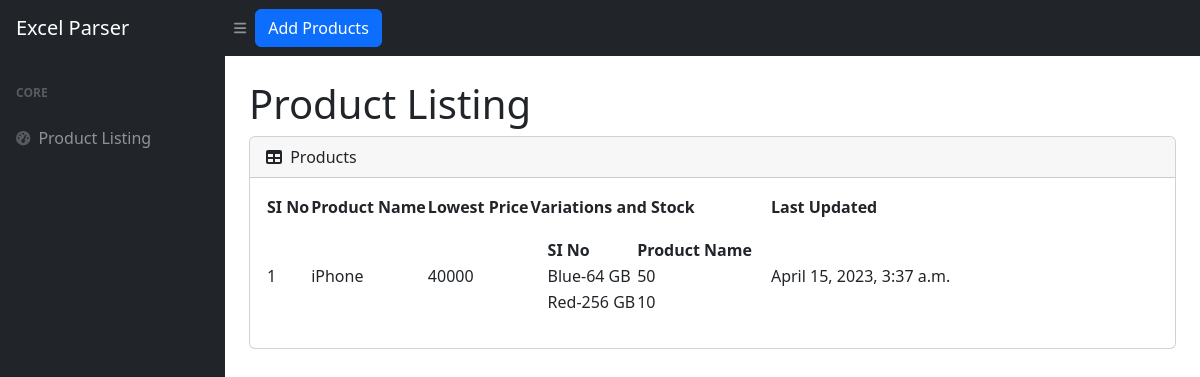
The app's page /, older data.
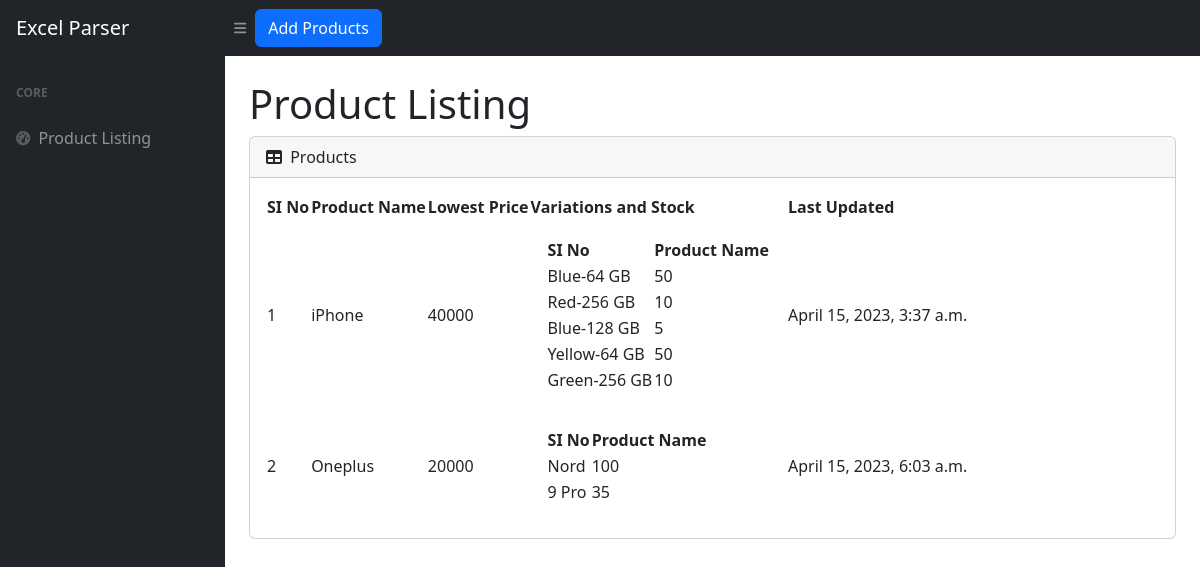
The same page, newer data.
### excelparser/models.py (models this page shows, shortened)
class Product(models.Model):
    ID = models.AutoField(primary_key=True)
    name = models.CharField(max_length=100)
    lowest_price = models.IntegerField(default=0)
    last_updated = models.DateTimeField(auto_now_add = True)
    def __str__(self):
        return f"{self.name}"

class Variations(models.Model):
    ID = models.AutoField(primary_key=True)
    product_ID = models.ForeignKey(Product, on_delete=models.CASCADE)
    variation_text = models.CharField(max_length=100)
    stock = models.IntegerField(default=0)
    last_updated = models.DateTimeField(auto_now_add = True)

### excelparser/views.py (the view)
# urls.py: path("", views.index, name="index"),
def index(request):
    if request.method == "GET":
        products = Product.objects.all()
        variations = Variations.objects.all()
        paginator = Paginator(products, 10)
        page_number = request.GET.get('page')
        page_obj = paginator.get_page(page_number)
        return render(request, "excelparser/index.html", {
            "products": products,
            "variations": variations,
            "productsCount": len(products),
            "variationsCount": len(variations),
            "paginator": page_obj
        })
    else:
        return HttpResponse('404')

### excelparser/templates/excelparser/index.html (shortened to what this page needs)
{% load static %}
<!DOCTYPE html>
<html lang="en">
    <head>
        <link href="https://cdn.jsdelivr.net/npm/simple-datatables@7.1.2/dist/style.min.css" rel="stylesheet" />
        <link href="{% static 'excelparser/styles.css' %}" rel="stylesheet" />
    </head>
    <body class="sb-nav-fixed">
        <nav class="sb-topnav navbar navbar-expand navbar-dark bg-dark">
            <a class="navbar-brand ps-3" href="">Excel Parser</a>
            <button class="btn btn-link btn-sm order-1 order-lg-0 me-4 me-lg-0" id="sidebarToggle" href="#!"><i class="fas fa-bars"></i></button>
            <button class="btn btn-primary" id="btnNavbarSearch" type="button" data-toggle="modal" data-target="#productModal">Add Products</button>
        </nav>
        <div id="layoutSidenav">
            <div id="layoutSidenav_nav">
                <nav class="sb-sidenav accordion sb-sidenav-dark" id="sidenavAccordion">
                    <div class="sb-sidenav-menu">
                        <div class="nav">
                            <div class="sb-sidenav-menu-heading">Core</div>
                            <a class="nav-link" href="">
                                <div class="sb-nav-link-icon"><i class="fas fa-tachometer-alt"></i></div>
                                Product Listing
                            </a>
                        </div>
                    </div>
                </nav>
            </div>
            <div id="layoutSidenav_content">
                <main>
                    <div class="container-fluid px-4">
                        <h1 class="mt-4">Product Listing</h1>
                        <div class="card mb-4">
                            <div class="card-header">
                                <i class="fas fa-table me-1"></i>
                                Products
                            </div>
                            <div class="card-body">
                                <table id="datatablesSimple">
                                    <thead>
                                        <tr>
                                            <th>SI No</th>
                                            <th>Product Name</th>
                                            <th>Lowest Price</th>
                                            <th>Variations and Stock</th>
                                            <th>Last Updated</th>
                                        </tr>
                                    </thead>
                                    <tbody>
                                      {% if productsCount != 0 %}
                                        {% for product in products %}
                                          <tr>
                                              <td>{{ product.ID }}</td>
                                              <td>{{ product.name }}</td>
                                              <td>{{ product.lowest_price }}</td>
                                              <td>
                                                <div class="card-body">
                                                  <table>
                                                    <thead>
                                                      <tr>
                                                          <th>SI No</th>
                                                          <th>Product Name</th>
                                                      </tr>
                                                    </thead>
                                                    {% for variation in variations %}
                                                    {% if variation.product_ID|slugify == product.name|slugify %}
                                                      <tr>
                                                          <td style="margin: auto;">{{ variation.variation_text }}</td>
                                                          <td>{{ variation.stock }}</td>
                                                      </tr>
                                                    {% endif %}
                                                  {% endfor %}
                                                  </table>
                                                </div>
                                              </td>
                                              <td>{{ product.last_updated }}</td>
                                          </tr>
                                        {% endfor %}
                                      {% else %}
                                        <tr>No data available</tr>
                                      {% endif %}
                                    </tbody>
                                </table>
                            </div>
                        </div>
                    </div>
                </main>
            </div>
        </div>
    </body>
</html>

Row changes from the older to the newer data that the page shows:
added Variations: variation_text "Blue-128 GB", stock "5", shown under Product "iPhone"
added Variations: variation_text "Yellow-64 GB", stock "50", shown under Product "iPhone"
added Variations: variation_text "Green-256 GB", stock "10", shown under Product "iPhone"
added Product: ID "2", name "Oneplus", lowest_price "20000", last_updated "April 15, 2023, 6:03 a.m."
added Variations: variation_text "Nord", stock "100", shown under "2"
added Variations: variation_text "9 Pro", stock "35", shown under "2"
